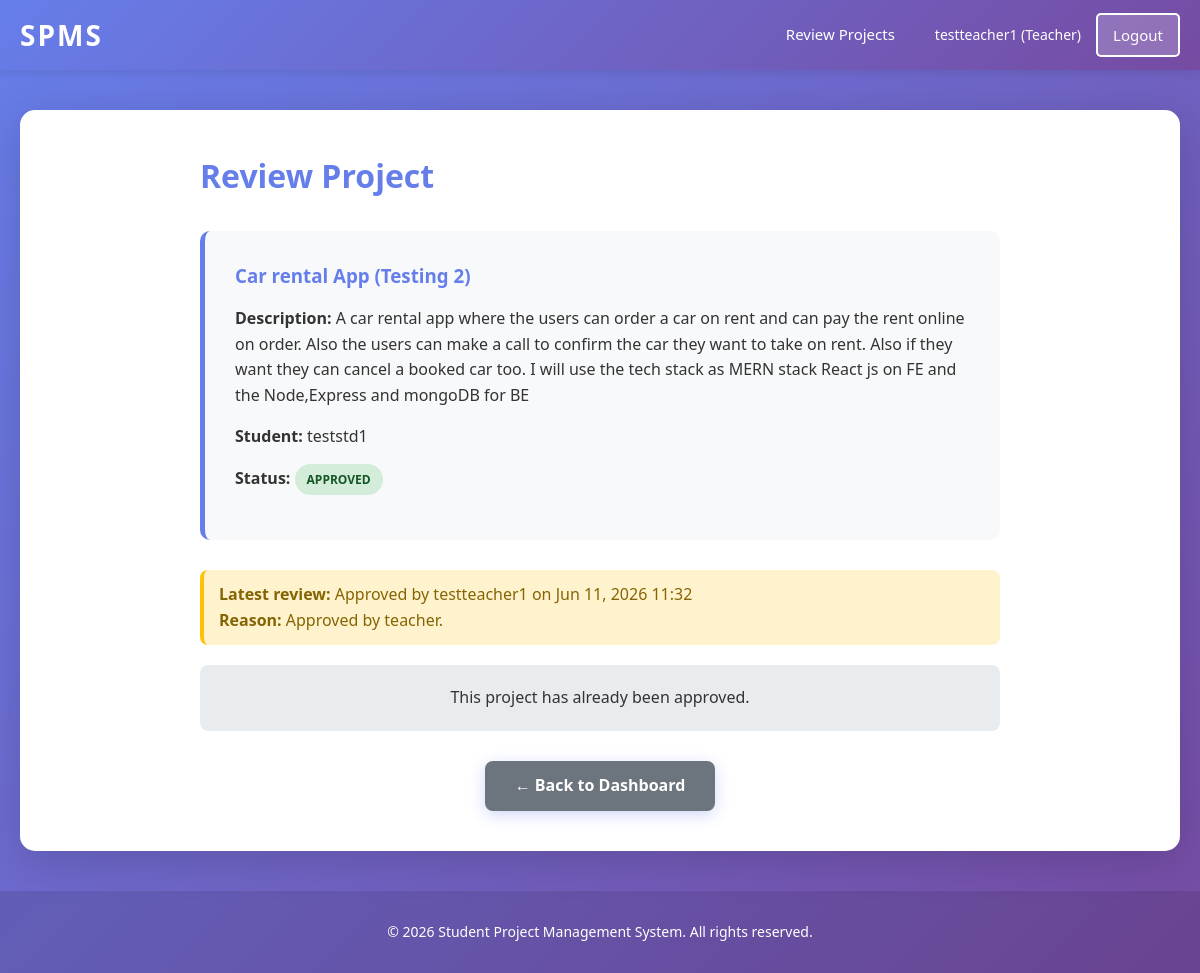
The page /review/2/ (signed in) on the database its author committed.
### projects/models.py (models this page shows, shortened)
class Project(models.Model):
    STATUS = (
        ('pending', 'Pending'),
        ('approved', 'Approved'),
        ('rejected', 'Rejected'),
    )
    title = models.CharField(max_length=200)
    description = models.TextField()
    status = models.CharField(max_length=20, choices=STATUS, default='pending')
    student = models.ForeignKey(User, on_delete=models.CASCADE)

class ProjectReview(models.Model):
    REVIEW_STATUS = (
        ('approved', 'Approved'),
        ('rejected', 'Rejected'),
    )
    project = models.ForeignKey(Project, on_delete=models.CASCADE, related_name='reviews')
    reviewed_by = models.ForeignKey(User, on_delete=models.SET_NULL, null=True, blank=True, related_name='project_reviews')
    status = models.CharField(max_length=20, choices=REVIEW_STATUS)
    reason = models.TextField(blank=True)
    reviewed_at = models.DateTimeField(auto_now_add=True)
    class Meta:
        ordering = ['-reviewed_at']

### projects/views.py (the view, shortened to what this page needs)
# urls.py: path('review/<int:project_id>/', review_project, name='review_project'),
@login_required
def review_project(request, project_id):
    user_role = get_user_role(request.user)
    if user_role != 'teacher':
        messages.error(request, 'Access denied. Teachers only.')
        return redirect('dashboard')
    project = get_object_or_404(Project, id=project_id)
    latest_review = project.reviews.order_by('-reviewed_at').first()
    return render(request, 'project_review.html', {'project': project, 'user_role': user_role, 'latest_review': latest_review})

### projects/views.py (called while the page is built)
def get_user_role(user):
    try:
        profile = Profile.objects.get(user=user)
        return profile.role
    except Profile.DoesNotExist:
        return 'student'

### templates/project_review.html (shortened to what this page needs)
{% extends 'base.html' %}
{% block content %}
<div style="max-width: 800px; margin: 0 auto;">
  <h2>Review Project</h2>
  <div class="project-review-card" style="background: #f8f9fa; padding: 30px; border-radius: 10px; margin-bottom: 30px;">
    <h3 style="color: #667eea; margin-bottom: 15px;">{{ project.title }}</h3>
    <p style="margin-bottom: 15px; line-height: 1.6;"><strong>Description:</strong> {{ project.description }}</p>
    <p style="margin-bottom: 15px;"><strong>Student:</strong> {{ project.student.username }}</p>
    <p style="margin-bottom: 15px;"><strong>Status:</strong> <span class="project-status status-{{ project.status }}">{{ project.get_status_display }}</span></p>
  </div>
  {% if latest_review %}
    <div style="background: #fff3cd; border-left: 4px solid #ffc107; padding: 12px 15px; border-radius: 8px; margin-bottom: 20px; color: #856404;">
      <strong>Latest review:</strong> {{ latest_review.status|capfirst }} by {{ latest_review.reviewed_by.username }} on {{ latest_review.reviewed_at|date:'M d, Y H:i' }}<br>
      {% if latest_review.reason %}<strong>Reason:</strong> {{ latest_review.reason }}{% endif %}
    </div>
  {% endif %}
  {% if project.status == 'pending' %}
    <div class="action-buttons" style="display:flex; gap:15px; flex-wrap:wrap; align-items:flex-start;">
      <form method="post" style="display: inline;">
        {% csrf_token %}
        <input type="hidden" name="action" value="approve">
        <button type="submit" style="background: linear-gradient(135deg, #28a745 0%, #20c997 100%); border: none; color: white; padding: 12px 30px; border-radius: 8px; font-size: 16px; font-weight: 600; cursor: pointer; transition: all 0.3s ease;">
          ✓ Approve Project
        </button>
      </form>
      <form method="post" style="display: inline;">
        {% csrf_token %}
        <input type="hidden" name="action" value="reject">
        <div style="display:flex; flex-direction:column; gap:10px; min-width:320px;">
          <label for="rejection_reason" style="font-weight:600; color:#333;">Reason for rejection</label>
          <textarea id="rejection_reason" name="rejection_reason" rows="4" placeholder="Enter why this project is rejected" style="width:100%; padding:12px; border:2px solid #e0e0e0; border-radius:8px;"></textarea>
          <button type="submit" style="background: linear-gradient(135deg, #dc3545 0%, #fd7e14 100%); border: none; color: white; padding: 12px 30px; border-radius: 8px; font-size: 16px; font-weight: 600; cursor: pointer; transition: all 0.3s ease;">
            ✗ Reject Project
          </button>
        </div>
      </form>
    </div>
  {% else %}
    <div style="text-align: center; padding: 20px; background: #e9ecef; border-radius: 8px;">
      <p style="margin: 0; font-size: 16px;">This project has already been {{ project.get_status_display|lower }}.</p>
    </div>
  {% endif %}
  <div style="text-align: center; margin-top: 30px;">
    <a href="/" class="btn" style="background: #6c757d;">← Back to Dashboard</a>
  </div>
</div>
{% endblock %}

### templates/base.html (shortened to what this page needs)
<!DOCTYPE html>
<html lang="en">
<head>
    <link rel="stylesheet" href="/static/css/style.css" />
</head>
<body>
    <nav class="navbar">
        <div class="navbar-container">
            <div class="navbar-brand">
                <a href="/" class="brand-text">SPMS</a>
            </div>
            <ul class="nav-menu" id="nav-menu">
                {% if user.is_authenticated %}
                    {% if user_role == 'teacher' %}
                        <li><a href="/" class="nav-link">Review Projects</a></li>
                        <li class="nav-item-user">
                            <span class="user-info">{{ user.username }} (Teacher)</span>
                            <a href="/accounts/logout/" class="nav-link logout-btn">Logout</a>
                        </li>
                    {% endif %}
                {% else %}
                    <li><a href="/accounts/login/" class="nav-link">Login</a></li>
                    <li><a href="/accounts/register/" class="nav-link register-btn">Register</a></li>
                {% endif %}
            </ul>
        </div>
    </nav>
    <div class="sidebar-overlay" id="sidebar-overlay"></div>
    <main class="main-content">
        <div class="container">
            {% block content %}{% endblock %}
        </div>
    </main>
    <footer class="footer">
        <div class="footer-content">
            <p>&copy; 2026 Student Project Management System. All rights reserved.</p>
        </div>
    </footer>
</body>
</html>

### static/css/style.css (style rules this page uses)
* { margin: 0; padding: 0; box-sizing: border-box; }
body { font-family: 'Segoe UI', Tahoma, Geneva, Verdana, sans-serif; background: linear-gradient(135deg, #667eea 0%, #764ba2 100%); color: #333; line-height: 1.6; min-height: 100vh; display: flex; flex-direction: column; }
.navbar { background: linear-gradient(135deg, #667eea 0%, #764ba2 100%); box-shadow: 0 2px 10px rgba(0, 0, 0, 0.1); position: sticky; top: 0; z-index: 1000; }
.navbar-container { max-width: 1200px; margin: 0 auto; padding: 0 20px; display: flex; justify-content: space-between; align-items: center; height: 70px; }
.navbar-brand { flex-shrink: 0; }
.brand-text { font-size: 28px; font-weight: bold; color: white; text-decoration: none; letter-spacing: 2px; transition: transform 0.3s ease; }
.nav-menu { display: flex; list-style: none; gap: 0; align-items: center; }
.nav-link { color: white; text-decoration: none; padding: 25px 20px; transition: all 0.3s ease; font-size: 15px; font-weight: 500; border-bottom: 3px solid transparent; }
.nav-item-user { display: flex; align-items: center; gap: 15px; margin-left: 20px; }
.user-info { color: white; font-weight: 500; font-size: 14px; }
.logout-btn { background-color: rgba(255, 255, 255, 0.2); border-radius: 5px; padding: 8px 15px !important; border: 2px solid white; }
.sidebar-overlay { position: fixed; top: 0; left: 0; width: 100%; height: 100%; background-color: rgba(0, 0, 0, 0); z-index: 998; transition: background-color 0.3s ease; pointer-events: none; }
.main-content { flex: 1; padding: 40px 20px; }
.container { max-width: 1200px; margin: 0 auto; background: white; padding: 40px; border-radius: 15px; box-shadow: 0 10px 40px rgba(0, 0, 0, 0.15); }
h1, h2 { color: #667eea; margin-bottom: 30px; font-size: 32px; font-weight: 700; }
a.btn { display: inline-block; background: linear-gradient(135deg, #667eea 0%, #764ba2 100%); color: white; padding: 12px 30px; border-radius: 8px; text-decoration: none; font-weight: 600; transition: all 0.3s ease; box-shadow: 0 4px 15px rgba(102, 126, 234, 0.3); }
.project-status { display: inline-block; padding: 6px 12px; border-radius: 20px; font-size: 12px; font-weight: 600; text-transform: uppercase; }
.status-approved { background-color: #d4edda; color: #155724; }
.project-review-card { background: #f8f9fa; padding: 30px; border-radius: 10px; margin-bottom: 30px; border-left: 5px solid #667eea; }
.footer { background: rgba(0, 0, 0, 0.1); color: white; text-align: center; padding: 30px 20px; margin-top: auto; }
.footer-content p { margin: 0; font-size: 14px; }

### rows shown on the page
Project: title "Car rental App (Testing 2)", description "A car rental app where the users can order a car on rent and can pay the rent online on order. Also the users can make a call to confirm the car they want to take on rent. Also if they want they can cancel a booked car too. I will use the tech stack as MERN stack React js on FE and the Node,Express and mongoDB for BE", student.username "teststd1", status "APPROVED", status "approved"
ProjectReview: status "Approved", reviewed_by.username "testteacher1", reviewed_at "Jun 11, 2026 11:32", reason "Approved by teacher."

### other values the page prints
{{ user.username }} "testteacher1"
